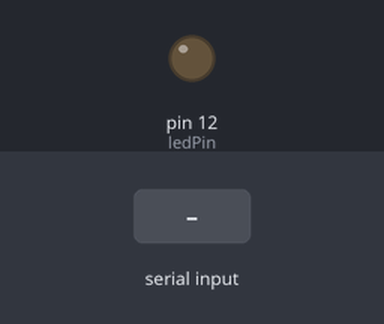
Recording of a sketch running on a simulated Arduino Uno, built with avr-gcc and run on an emulated ATmega328P. On the bench: output pins drawn as LEDs (lit = HIGH). The inputs (shaded band) are chosen by the test bench.

Above: at 1.2 s.
1.3 s: "90 45\n" received over Serial
At 1.7 s:
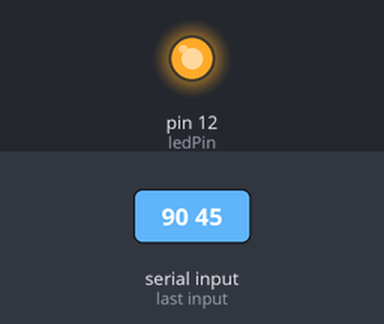
Timing chart, 0 to 10.3 s (numbered marks = the images above; inputs shaded):
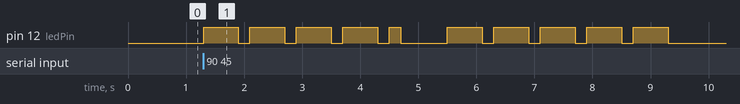

Measured:
- after the input at 1.3 s, pin 12 (ledPin): goes 4 × (HIGH 0.60 s, LOW 0.20 s), HIGH 0.20 s, LOW 0.80 s, 4 × (HIGH 0.60 s, LOW 0.20 s), HIGH 0.60 s, then LOW, starting at once

The sketch:

ej3.ino
```cpp
int ledPin = 12;
char* letters[] = {
".-", "-...", "-.-.", "-..", ".", "..-.", "--.", "....", "..", // A-I
".---", "-.-", ".-..", "--", "-.", "---", ".--.", "--.-", ".-.", // J-R
"...", "-", "..-", "...-", ".--", "-..-", "-.--", "--.." // S-Z
};
char* numbers[] = {"-----", ".----", "..---", "...--", "....-", ".....", "-....",
"--...", "---..", "----."};
int dotDelay = 200;
void setup()
{
pinMode(ledPin, OUTPUT);
Serial.begin(9600);
}
void loop(){
char ch;
  if (Serial.available()){ // is there anything to be read from USB?

  ch = Serial.read(); // read a single letter
  if (ch >= 'a' && ch <= 'z'){
    flashSequence(letters[ch - 'a']);
  }
  else if (ch >= 'A' && ch <= 'Z'){
    flashSequence(letters[ch - 'A']);
  }
  else if (ch >= '0' && ch <= '9'){
    flashSequence(numbers[ch - '0']);
  }
  else if (ch == ' '){
    delay(dotDelay * 4); // gap between words
  }
}

}

void flashSequence(char* sequence){
  int i = 0;
  while (sequence[i] != NULL){
    flashDotOrDash(sequence[i]);
    i++;
  }
  delay(dotDelay * 3); // gap between letters
}

void flashDotOrDash(char dotOrDash){
  digitalWrite(ledPin, HIGH);
  if (dotOrDash == '.'){
    delay(dotDelay);
    }
  else{ // must be a -
  delay(dotDelay * 3);
  }
  digitalWrite(ledPin, LOW);
  delay(dotDelay); // gap between flashes
}
```
